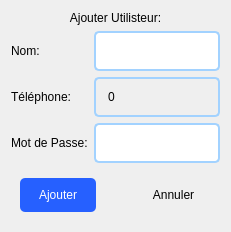
          <widget class="QWidget" name="page_26">
           <layout class="QGridLayout" name="gridLayout_32">
            <item row="1" column="0">
             <widget class="QLabel" name="label_45">
              <property name="styleSheet">
               <string notr="true">color: rgb(0, 0, 0);
font: 12pt &quot;Times New Roman&quot;;</string>
              </property>
              <property name="text">
               <string>Nom:</string>
              </property>
             </widget>
            </item>
            <item row="2" column="1">
             <widget class="QSpinBox" name="user_phone_2">
              <property name="minimumSize">
               <size>
                <width>0</width>
                <height>40</height>
               </size>
              </property>
              <property name="styleSheet">
               <string notr="true">QSpinBox{
	text-align:left;
	padding: 5px 10px;
	border-radius:5px;
border: 2px solid #a2d2ff;
	background-color: transparent;
	color: rgb(0, 0, 0);
	font: 75 italic 12pt &quot;Times New Roman&quot;;
}
QSpinBox:hover{
	padding-left:2px;
border:2px solid #1d3557;
background-color: #edede9


}
QSpinBox:focus{
border: 2px solid  #08ff00 

}</string>
              </property>
              <property name="buttonSymbols">
               <enum>QAbstractSpinBox::NoButtons</enum>
              </property>
              <property name="maximum">
               <number>1000000000</number>
              </property>
             </widget>
            </item>
            <item row="0" column="0" colspan="2">
             <widget class="QLabel" name="label_4">
              <property name="minimumSize">
               <size>
                <width>0</width>
                <height>0</height>
               </size>
              </property>
              <property name="maximumSize">
               <size>
                <width>16777215</width>
                <height>50</height>
               </size>
              </property>
              <property name="styleSheet">
               <string notr="true">font: italic 20pt &quot;Times New Roman&quot;;
color: rgb(0, 0, 0);</string>
              </property>
              <property name="text">
               <string>Ajouter Utilisteur:</string>
              </property>
              <property name="alignment">
               <set>Qt::AlignCenter</set>
              </property>
             </widget>
            </item>
            <item row="1" column="1">
             <widget class="QLineEdit" name="user_fullname_2">
              <property name="minimumSize">
               <size>
                <width>0</width>
                <height>40</height>
               </size>
              </property>
              <property name="styleSheet">
               <string notr="true">QLineEdit{
	outline:none;
	padding:8px 8px;
	background-color: rgb(255, 255, 255);
	
	front-size:12px;
	border-radius:5px;
	border: 2px solid #a2d2ff

}
QLineEdit:hover{
	border:2px solid #1d3557;
	padding-left:2px;
	background-color: #edede9
}
QLineEdit:focus{
border: 2px solid  #08ff00 }
</string>
              </property>
              <property name="clearButtonEnabled">
               <bool>true</bool>
              </property>
             </widget>
            </item>
            <item row="2" column="0">
             <widget class="QLabel" name="label_46">
              <property name="styleSheet">
               <string notr="true">color: rgb(0, 0, 0);
font: 12pt &quot;Times New Roman&quot;;</string>
              </property>
              <property name="text">
               <string>Téléphone:</string>
              </property>
             </widget>
            </item>
            <item row="3" column="0">
             <widget class="QLabel" name="label_48">
              <property name="styleSheet">
               <string notr="true">color: rgb(0, 0, 0);
font: 12pt &quot;Times New Roman&quot;;</string>
              </property>
              <property name="text">
               <string>Mot de Passe:</string>
              </property>
             </widget>
            </item>
            <item row="4" column="0" colspan="2">
             <widget class="QFrame" name="frame_25">
              <property name="maximumSize">
               <size>
                <width>16777215</width>
                <height>58</height>
               </size>
              </property>
              <property name="styleSheet">
               <string notr="true">
QFrame{
border:non}</string>
              </property>
              <property name="frameShape">
               <enum>QFrame::StyledPanel</enum>
              </property>
              <property name="frameShadow">
               <enum>QFrame::Raised</enum>
              </property>
              <layout class="QHBoxLayout" name="horizontalLayout_11">
               <property name="spacing">
                <number>40</number>
               </property>
               <item>
                <widget class="QPushButton" name="user_confirm_3">
                 <property name="styleSheet">
                  <string notr="true">QPushButton{
	text-align:center;
	padding: 10px 10px;
	border-radius:5px;
	
	background-color: rgb(38, 96, 255);
	
	color: rgb(255, 255, 255);
	font: 75 italic 12pt &quot;Times New Roman&quot;;
}
QPushButton:hover{
	padding-left:2px;



}
QPushButton:pressed{
	padding-Right:2px;

}</string>
                 </property>
                 <property name="text">
                  <string>Ajouter</string>
                 </property>
                </widget>
               </item>
               <item>
                <widget class="QPushButton" name="user_cancel_3">
                 <property name="styleSheet">
                  <string notr="true">QPushButton{
	text-align:center;
	padding: 10px 10px;
	border-radius:5px;

	background-color: transparent;
	color: rgb(0, 0, 0);
	font: 75 italic 12pt &quot;Times New Roman&quot;;
}
QPushButton:hover{
	padding-left:2px;



}
QPushButton:pressed{
	padding-Right:2px;
	
	background-color: rgb(255, 23, 23);

}</string>
                 </property>
                 <property name="text">
                  <string>Annuler</string>
                 </property>
                </widget>
               </item>
              </layout>
             </widget>
            </item>
            <item row="3" column="1">
             <widget class="QLineEdit" name="user_password_2">
              <property name="minimumSize">
               <size>
                <width>0</width>
                <height>40</height>
               </size>
              </property>
              <property name="styleSheet">
               <string notr="true">QLineEdit{
	outline:none;
	padding:8px 8px;
	background-color: rgb(255, 255, 255);
	
	front-size:12px;
	border-radius:5px;
	border: 2px solid #a2d2ff

}
QLineEdit:hover{
	border:2px solid #1d3557;
	padding-left:2px;
	background-color: #edede9
}
QLineEdit:focus{
border: 2px solid  #08ff00 }

</string>
              </property>
              <property name="clearButtonEnabled">
               <bool>true</bool>
              </property>
             </widget>
            </item>
           </layout>
          </widget>
